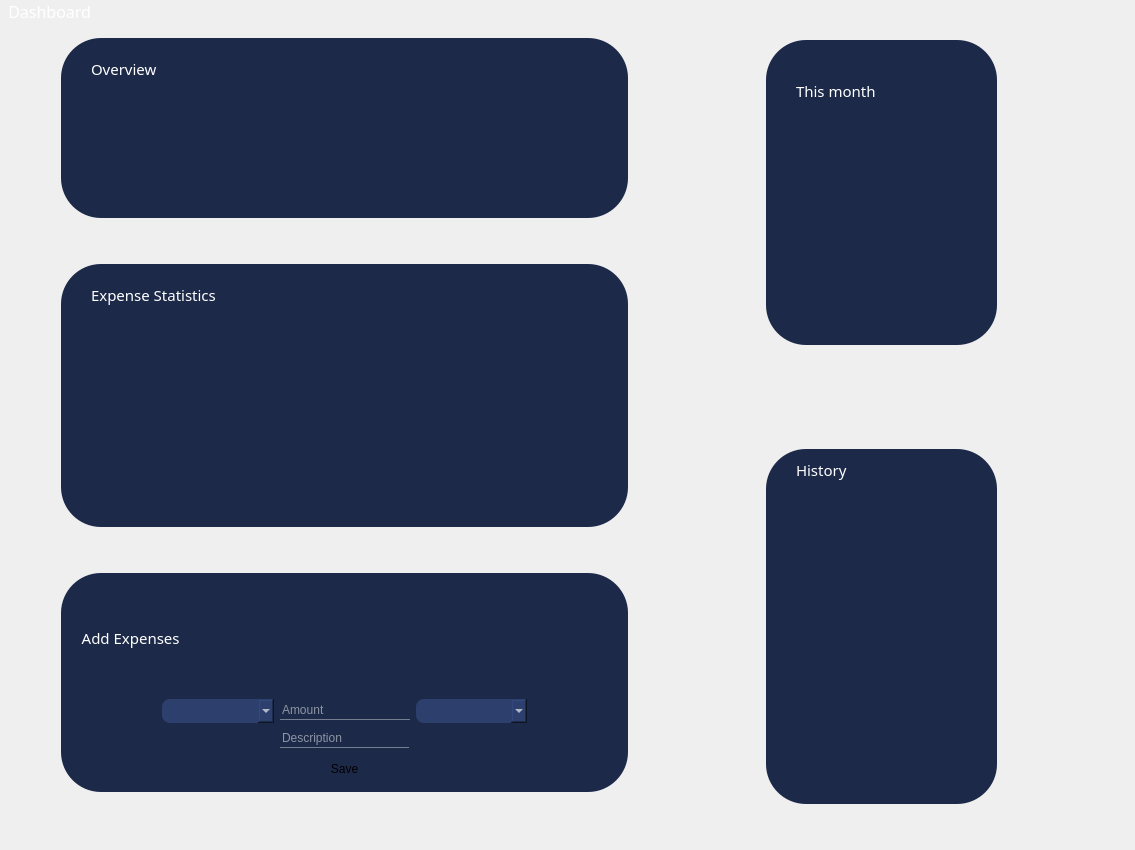
         <widget class="QWidget" name="page">
          <layout class="QVBoxLayout" name="verticalLayout_10">
           <property name="spacing">
            <number>0</number>
           </property>
           <property name="leftMargin">
            <number>0</number>
           </property>
           <property name="topMargin">
            <number>0</number>
           </property>
           <property name="rightMargin">
            <number>0</number>
           </property>
           <property name="bottomMargin">
            <number>0</number>
           </property>
           <item>
            <widget class="QLabel" name="label_7">
             <property name="font">
              <font>
               <family>Century Gothic</family>
               <pointsize>12</pointsize>
               <weight>9</weight>
               <italic>false</italic>
               <bold>false</bold>
              </font>
             </property>
             <property name="styleSheet">
              <string notr="true">color: rgb(255, 255, 255);

font: 75 12pt &quot;Century Gothic&quot;;</string>
             </property>
             <property name="text">
              <string>  Dashboard</string>
             </property>
            </widget>
           </item>
           <item>
            <layout class="QHBoxLayout" name="horizontalLayout_6">
             <property name="spacing">
              <number>0</number>
             </property>
             <property name="leftMargin">
              <number>17</number>
             </property>
             <property name="topMargin">
              <number>15</number>
             </property>
             <item>
              <spacer name="horizontalSpacer_3">
               <property name="orientation">
                <enum>Qt::Horizontal</enum>
               </property>
               <property name="sizeHint" stdset="0">
                <size>
                 <width>13</width>
                 <height>15</height>
                </size>
               </property>
              </spacer>
             </item>
             <item>
              <layout class="QVBoxLayout" name="verticalLayout_9">
               <property name="spacing">
                <number>6</number>
               </property>
               <property name="leftMargin">
                <number>31</number>
               </property>
               <property name="bottomMargin">
                <number>34</number>
               </property>
               <item>
                <widget class="QFrame" name="overview_frame">
                 <property name="sizePolicy">
                  <sizepolicy hsizetype="MinimumExpanding" vsizetype="MinimumExpanding">
                   <horstretch>0</horstretch>
                   <verstretch>0</verstretch>
                  </sizepolicy>
                 </property>
                 <property name="minimumSize">
                  <size>
                   <width>496</width>
                   <height>180</height>
                  </size>
                 </property>
                 <property name="styleSheet">
                  <string notr="true">*{background-color: rgb(28, 41, 72);
border-radius: 40px;
pading-left: 20px;}
QComboBox::down-arrow {
    image:url(:/icon/icons/chevron-down.svg);
	width: 0;
}
QLineEdit{
border-bottom-color: rgb(255, 255, 255);
}</string>
                 </property>
                 <property name="frameShape">
                  <enum>QFrame::NoFrame</enum>
                 </property>
                 <property name="frameShadow">
                  <enum>QFrame::Plain</enum>
                 </property>
                 <property name="lineWidth">
                  <number>0</number>
                 </property>
                 <widget class="QLabel" name="label_3">
                  <property name="geometry">
                   <rect>
                    <x>30</x>
                    <y>20</y>
                    <width>121</width>
                    <height>21</height>
                   </rect>
                  </property>
                  <property name="font">
                   <font>
                    <family>Century Gothic</family>
                    <pointsize>11</pointsize>
                    <weight>50</weight>
                    <italic>false</italic>
                    <bold>false</bold>
                   </font>
                  </property>
                  <property name="styleSheet">
                   <string notr="true">color:#fff</string>
                  </property>
                  <property name="text">
                   <string>Overview</string>
                  </property>
                 </widget>
                </widget>
               </item>
               <item>
                <spacer name="verticalSpacer">
                 <property name="orientation">
                  <enum>Qt::Vertical</enum>
                 </property>
                 <property name="sizeHint" stdset="0">
                  <size>
                   <width>20</width>
                   <height>40</height>
                  </size>
                 </property>
                </spacer>
               </item>
               <item>
                <widget class="QFrame" name="Statistics_frame">
                 <property name="sizePolicy">
                  <sizepolicy hsizetype="Maximum" vsizetype="MinimumExpanding">
                   <horstretch>0</horstretch>
                   <verstretch>0</verstretch>
                  </sizepolicy>
                 </property>
                 <property name="minimumSize">
                  <size>
                   <width>567</width>
                   <height>263</height>
                  </size>
                 </property>
                 <property name="styleSheet">
                  <string notr="true">*{background-color: rgb(28, 41, 72);
border-radius: 40px;
pading-left: 20px;}
QComboBox::down-arrow {
    image:url(:/icon/icons/chevron-down.svg);
	width: 0;
}
QLineEdit{
border-bottom-color: rgb(255, 255, 255);
}</string>
                 </property>
                 <property name="frameShape">
                  <enum>QFrame::NoFrame</enum>
                 </property>
                 <property name="frameShadow">
                  <enum>QFrame::Plain</enum>
                 </property>
                 <property name="lineWidth">
                  <number>0</number>
                 </property>
                 <widget class="QLabel" name="label_2">
                  <property name="geometry">
                   <rect>
                    <x>30</x>
                    <y>20</y>
                    <width>151</width>
                    <height>21</height>
                   </rect>
                  </property>
                  <property name="font">
                   <font>
                    <family>Century Gothic</family>
                    <pointsize>11</pointsize>
                    <weight>50</weight>
                    <italic>false</italic>
                    <bold>false</bold>
                   </font>
                  </property>
                  <property name="styleSheet">
                   <string notr="true">color:#fff</string>
                  </property>
                  <property name="text">
                   <string>Expense Statistics</string>
                  </property>
                 </widget>
                </widget>
               </item>
               <item>
                <spacer name="verticalSpacer_4">
                 <property name="orientation">
                  <enum>Qt::Vertical</enum>
                 </property>
                 <property name="sizeHint" stdset="0">
                  <size>
                   <width>20</width>
                   <height>40</height>
                  </size>
                 </property>
                </spacer>
               </item>
               <item>
                <widget class="QFrame" name="Expense_Frame">
                 <property name="minimumSize">
                  <size>
                   <width>545</width>
                   <height>219</height>
                  </size>
                 </property>
                 <property name="styleSheet">
                  <string notr="true">*{background-color: rgb(28, 41, 72);
border-radius: 40px;
pading-left: 20px;}
QComboBox::down-arrow {
    image:url(:/icon/icons/chevron-down.svg);
	width: 0;
}
#amount,#description{
border-bottom-color: rgb(255, 255, 255);
border-bottom: 1px solid;
color: rgb(255, 255, 255);
border-color:rgba(255, 255, 255,100);
}</string>
                 </property>
                 <property name="frameShape">
                  <enum>QFrame::NoFrame</enum>
                 </property>
                 <property name="frameShadow">
                  <enum>QFrame::Plain</enum>
                 </property>
                 <property name="lineWidth">
                  <number>0</number>
                 </property>
                 <layout class="QVBoxLayout" name="verticalLayout_13">
                  <item>
                   <layout class="QVBoxLayout" name="verticalLayout_12">
                    <item>
                     <layout class="QHBoxLayout" name="horizontalLayout_7">
                      <property name="rightMargin">
                       <number>7</number>
                      </property>
                      <item>
                       <widget class="QLabel" name="label">
                        <property name="minimumSize">
                         <size>
                          <width>141</width>
                          <height>21</height>
                         </size>
                        </property>
                        <property name="font">
                         <font>
                          <family>Century Gothic</family>
                          <pointsize>11</pointsize>
                          <weight>50</weight>
                          <italic>false</italic>
                          <bold>false</bold>
                         </font>
                        </property>
                        <property name="styleSheet">
                         <string notr="true">color:#fff</string>
                        </property>
                        <property name="text">
                         <string>   Add Expenses</string>
                        </property>
                       </widget>
                      </item>
                      <item>
                       <spacer name="horizontalSpacer_9">
                        <property name="orientation">
                         <enum>Qt::Horizontal</enum>
                        </property>
                        <property name="sizeHint" stdset="0">
                         <size>
                          <width>318</width>
                          <height>20</height>
                         </size>
                        </property>
                       </spacer>
                      </item>
                     </layout>
                    </item>
                    <item>
                     <layout class="QHBoxLayout" name="horizontalLayout_10">
                      <item>
                       <spacer name="horizontalSpacer_11">
                        <property name="orientation">
                         <enum>Qt::Horizontal</enum>
                        </property>
                        <property name="sizeHint" stdset="0">
                         <size>
                          <width>40</width>
                          <height>20</height>
                         </size>
                        </property>
                       </spacer>
                      </item>
                      <item>
                       <layout class="QVBoxLayout" name="verticalLayout_11">
                        <item>
                         <layout class="QHBoxLayout" name="horizontalLayout_5">
                          <property name="spacing">
                           <number>6</number>
                          </property>
                          <item>
                           <widget class="QComboBox" name="group_">
                            <property name="minimumSize">
                             <size>
                              <width>112</width>
                              <height>0</height>
                             </size>
                            </property>
                            <property name="maximumSize">
                             <size>
                              <width>16777215</width>
                              <height>16777215</height>
                             </size>
                            </property>
                            <property name="sizeIncrement">
                             <size>
                              <width>0</width>
                              <height>0</height>
                             </size>
                            </property>
                            <property name="font">
                             <font>
                              <family>Century Gothic</family>
                              <pointsize>11</pointsize>
                              <weight>50</weight>
                              <italic>false</italic>
                              <bold>false</bold>
                             </font>
                            </property>
                            <property name="layoutDirection">
                             <enum>Qt::LeftToRight</enum>
                            </property>
                            <property name="styleSheet">
                             <string notr="true">*{color:#fff;
background-color: rgb(45, 63, 109);
border-radius:8px;}
QComboBox{
	padding-left: 20px;

}
QComboBox::drop-down {
	
	image: url(:/icon/icons/chevron-down.svg);
    width: 16px;
    height: 16px;
	border: none;
	padding: 3px
}

</string>
                            </property>
                            <property name="editable">
                             <bool>false</bool>
                            </property>
                            <property name="currentText">
                             <string/>
                            </property>
                            <property name="currentIndex">
                             <number>-1</number>
                            </property>
                            <property name="iconSize">
                             <size>
                              <width>20</width>
                              <height>20</height>
                             </size>
                            </property>
                            <item>
                             <property name="text">
                              <string>Item1</string>
                             </property>
                            </item>
                            <item>
                             <property name="text">
                              <string>Item 2</string>
                             </property>
                            </item>
                           </widget>
                          </item>
                          <item>
                           <widget class="QLineEdit" name="amount">
                            <property name="minimumSize">
                             <size>
                              <width>130</width>
                              <height>19</height>
                             </size>
                            </property>
                            <property name="whatsThis">
                             <string/>
                            </property>
                            <property name="styleSheet">
                             <string notr="true"/>
                            </property>
                            <property name="placeholderText">
                             <string>Amount</string>
                            </property>
                           </widget>
                          </item>
                          <item>
                           <widget class="QComboBox" name="comboBox_2">
                            <property name="minimumSize">
                             <size>
                              <width>111</width>
                              <height>0</height>
                             </size>
                            </property>
                            <property name="maximumSize">
                             <size>
                              <width>16777215</width>
                              <height>16777215</height>
                             </size>
                            </property>
                            <property name="sizeIncrement">
                             <size>
                              <width>0</width>
                              <height>0</height>
                             </size>
                            </property>
                            <property name="font">
                             <font>
                              <family>Century Gothic</family>
                              <pointsize>11</pointsize>
                              <weight>50</weight>
                              <italic>false</italic>
                              <bold>false</bold>
                             </font>
                            </property>
                            <property name="layoutDirection">
                             <enum>Qt::LeftToRight</enum>
                            </property>
                            <property name="styleSheet">
                             <string notr="true">*{color:#fff;
background-color: rgb(45, 63, 109);
border-radius:8px;}
QComboBox{
	padding-left: 20px;

}
QComboBox::drop-down {
	
	image: url(:/icon/icons/chevron-down.svg);
    width: 16px;
    height: 16px;
	border: none;
	padding: 3px
}

</string>
                            </property>
                            <property name="editable">
                             <bool>false</bool>
                            </property>
                            <property name="currentIndex">
                             <number>-1</number>
                            </property>
                            <property name="iconSize">
                             <size>
                              <width>20</width>
                              <height>20</height>
                             </size>
                            </property>
                            <item>
                             <property name="text">
                              <string>Item1</string>
                             </property>
                            </item>
                            <item>
                             <property name="text">
                              <string>Item 2</string>
                             </property>
                            </item>
                           </widget>
                          </item>
                         </layout>
                        </item>
                        <item>
                         <layout class="QHBoxLayout" name="horizontalLayout_8">
                          <property name="spacing">
                           <number>6</number>
                          </property>
                          <item>
                           <spacer name="horizontalSpacer_5">
                            <property name="orientation">
                             <enum>Qt::Horizontal</enum>
                            </property>
                            <property name="sizeHint" stdset="0">
                             <size>
                              <width>112</width>
                              <height>20</height>
                             </size>
                            </property>
                           </spacer>
                          </item>
                          <item>
                           <widget class="QLineEdit" name="description">
                            <property name="minimumSize">
                             <size>
                              <width>129</width>
                              <height>19</height>
                             </size>
                            </property>
                            <property name="styleSheet">
                             <string notr="true">
</string>
                            </property>
                            <property name="text">
                             <string/>
                            </property>
                            <property name="placeholderText">
                             <string>Description</string>
                            </property>
                           </widget>
                          </item>
                          <item>
                           <spacer name="horizontalSpacer_6">
                            <property name="orientation">
                             <enum>Qt::Horizontal</enum>
                            </property>
                            <property name="sizeHint" stdset="0">
                             <size>
                              <width>111</width>
                              <height>20</height>
                             </size>
                            </property>
                           </spacer>
                          </item>
                         </layout>
                        </item>
                        <item>
                         <layout class="QHBoxLayout" name="horizontalLayout_9">
                          <item>
                           <spacer name="horizontalSpacer_7">
                            <property name="orientation">
                             <enum>Qt::Horizontal</enum>
                            </property>
                            <property name="sizeHint" stdset="0">
                             <size>
                              <width>40</width>
                              <height>20</height>
                             </size>
                            </property>
                           </spacer>
                          </item>
                          <item>
                           <widget class="QPushButton" name="pushButton">
                            <property name="sizePolicy">
                             <sizepolicy hsizetype="Minimum" vsizetype="Fixed">
                              <horstretch>0</horstretch>
                              <verstretch>0</verstretch>
                             </sizepolicy>
                            </property>
                            <property name="minimumSize">
                             <size>
                              <width>71</width>
                              <height>28</height>
                             </size>
                            </property>
                            <property name="styleSheet">
                             <string notr="true">QPushButton{
	border: 1px solid;
	border-color:#fff;
	border-radius: 7px;
color:#fff;
}

font: 3pt &quot;Century Gothic&quot;;</string>
                            </property>
                            <property name="text">
                             <string>Save</string>
                            </property>
                           </widget>
                          </item>
                          <item>
                           <spacer name="horizontalSpacer_8">
                            <property name="orientation">
                             <enum>Qt::Horizontal</enum>
                            </property>
                            <property name="sizeHint" stdset="0">
                             <size>
                              <width>40</width>
                              <height>20</height>
                             </size>
                            </property>
                           </spacer>
                          </item>
                         </layout>
                        </item>
                       </layout>
                      </item>
                      <item>
                       <spacer name="horizontalSpacer_10">
                        <property name="orientation">
                         <enum>Qt::Horizontal</enum>
                        </property>
                        <property name="sizeHint" stdset="0">
                         <size>
                          <width>40</width>
                          <height>20</height>
                         </size>
                        </property>
                       </spacer>
                      </item>
                     </layout>
                    </item>
                   </layout>
                  </item>
                 </layout>
                </widget>
               </item>
              </layout>
             </item>
             <item>
              <spacer name="horizontalSpacer_2">
               <property name="orientation">
                <enum>Qt::Horizontal</enum>
               </property>
               <property name="sizeHint" stdset="0">
                <size>
                 <width>138</width>
                 <height>18</height>
                </size>
               </property>
              </spacer>
             </item>
             <item>
              <layout class="QVBoxLayout" name="verticalLayout_8">
               <property name="topMargin">
                <number>2</number>
               </property>
               <property name="bottomMargin">
                <number>34</number>
               </property>
               <item>
                <widget class="QFrame" name="Monthly_frame">
                 <property name="sizePolicy">
                  <sizepolicy hsizetype="MinimumExpanding" vsizetype="MinimumExpanding">
                   <horstretch>0</horstretch>
                   <verstretch>0</verstretch>
                  </sizepolicy>
                 </property>
                 <property name="minimumSize">
                  <size>
                   <width>231</width>
                   <height>305</height>
                  </size>
                 </property>
                 <property name="styleSheet">
                  <string notr="true">*{background-color: rgb(28, 41, 72);
border-radius: 40px;
pading-left: 20px;}
QComboBox::down-arrow {
    image:url(:/icon/icons/chevron-down.svg);
	width: 0;
}
QLineEdit{
border-bottom-color: rgb(255, 255, 255);
}</string>
                 </property>
                 <property name="frameShape">
                  <enum>QFrame::NoFrame</enum>
                 </property>
                 <property name="frameShadow">
                  <enum>QFrame::Plain</enum>
                 </property>
                 <property name="lineWidth">
                  <number>0</number>
                 </property>
                 <widget class="QLabel" name="label_5">
                  <property name="geometry">
                   <rect>
                    <x>30</x>
                    <y>40</y>
                    <width>92</width>
                    <height>21</height>
                   </rect>
                  </property>
                  <property name="font">
                   <font>
                    <family>Century Gothic</family>
                    <pointsize>11</pointsize>
                    <weight>50</weight>
                    <italic>false</italic>
                    <bold>false</bold>
                   </font>
                  </property>
                  <property name="styleSheet">
                   <string notr="true">color:#fff</string>
                  </property>
                  <property name="text">
                   <string>This month</string>
                  </property>
                 </widget>
                </widget>
               </item>
               <item>
                <spacer name="verticalSpacer_5">
                 <property name="minimumSize">
                  <size>
                   <width>23</width>
                   <height>43</height>
                  </size>
                 </property>
                 <property name="orientation">
                  <enum>Qt::Vertical</enum>
                 </property>
                 <property name="sizeHint" stdset="0">
                  <size>
                   <width>20</width>
                   <height>40</height>
                  </size>
                 </property>
                </spacer>
               </item>
               <item>
                <widget class="QFrame" name="History_frame">
                 <property name="sizePolicy">
                  <sizepolicy hsizetype="MinimumExpanding" vsizetype="MinimumExpanding">
                   <horstretch>0</horstretch>
                   <verstretch>0</verstretch>
                  </sizepolicy>
                 </property>
                 <property name="minimumSize">
                  <size>
                   <width>231</width>
                   <height>355</height>
                  </size>
                 </property>
                 <property name="maximumSize">
                  <size>
                   <width>221</width>
                   <height>331</height>
                  </size>
                 </property>
                 <property name="styleSheet">
                  <string notr="true">*{background-color: rgb(28, 41, 72);
border-radius: 40px;
pading-left: 20px;}
QComboBox::down-arrow {
    image:url(:/icon/icons/chevron-down.svg);
	width: 0;
}
QLineEdit{
border-bottom-color: rgb(255, 255, 255);
}</string>
                 </property>
                 <property name="frameShape">
                  <enum>QFrame::NoFrame</enum>
                 </property>
                 <property name="frameShadow">
                  <enum>QFrame::Plain</enum>
                 </property>
                 <property name="lineWidth">
                  <number>0</number>
                 </property>
                 <widget class="QLabel" name="label_4">
                  <property name="geometry">
                   <rect>
                    <x>30</x>
                    <y>10</y>
                    <width>121</width>
                    <height>21</height>
                   </rect>
                  </property>
                  <property name="font">
                   <font>
                    <family>Century Gothic</family>
                    <pointsize>11</pointsize>
                    <weight>50</weight>
                    <italic>false</italic>
                    <bold>false</bold>
                   </font>
                  </property>
                  <property name="styleSheet">
                   <string notr="true">color:#fff</string>
                  </property>
                  <property name="text">
                   <string>History</string>
                  </property>
                 </widget>
                </widget>
               </item>
              </layout>
             </item>
             <item>
              <spacer name="horizontalSpacer_4">
               <property name="orientation">
                <enum>Qt::Horizontal</enum>
               </property>
               <property name="sizeHint" stdset="0">
                <size>
                 <width>138</width>
                 <height>18</height>
                </size>
               </property>
              </spacer>
             </item>
            </layout>
           </item>
           <item>
            <spacer name="verticalSpacer_6">
             <property name="orientation">
              <enum>Qt::Vertical</enum>
             </property>
             <property name="sizeHint" stdset="0">
              <size>
               <width>20</width>
               <height>24</height>
              </size>
             </property>
            </spacer>
           </item>
          </layout>
         </widget>
